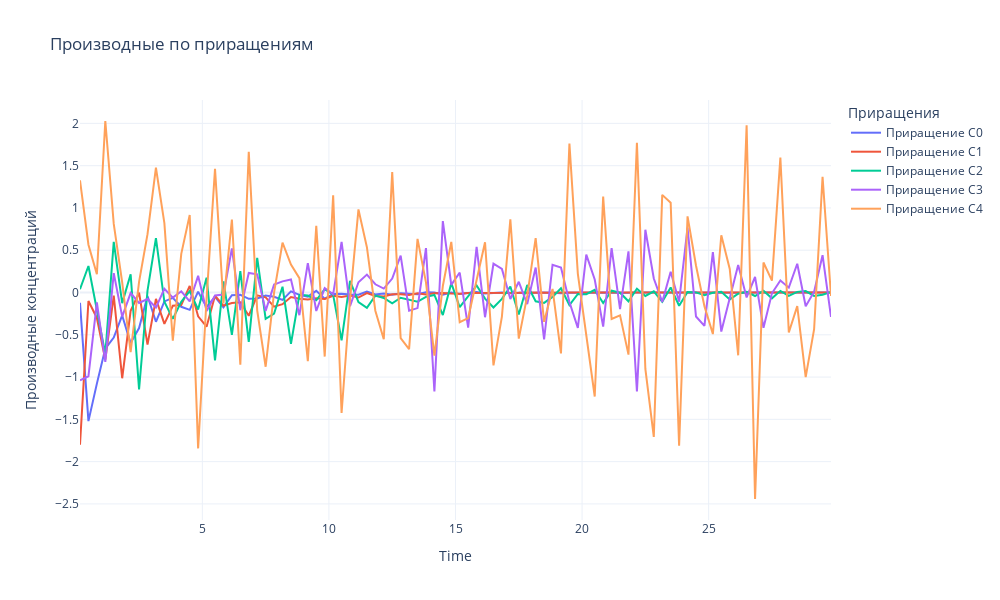

Source (notebook cell):
### Markdown cell above
### Приращения методом конечных разностей

### Code cell
h = tsteps[1] - tsteps[0]  # Шаг по времени

dC_dt_increment = np.diff(y_noisy, axis=1) / h  # Приращения (разностная производная)

t_mid = (tsteps[:-1] + tsteps[1:]) / 2  # Средние точки, на одну меньше, т.к. считаем между точками

# Визуализация
fig = go.Figure()

# Добавляем линии для каждого вещества
for i in range(N_SUBSTANCE):
    fig.add_trace(go.Scatter(
        x=t_mid, 
        y=dC_dt_increment[i], 
        mode='lines', 
        name=f'Приращение C{i}'
    ))

# Настройки графика
fig.update_layout(
    title='Производные по приращениям',
    xaxis_title='Time',
    yaxis_title='Производные концентраций',
    legend_title='Приращения',
    template='plotly_white',
    width=1000,  # Ширина холста
    height=600   # Высота холста
)

fig.show()
